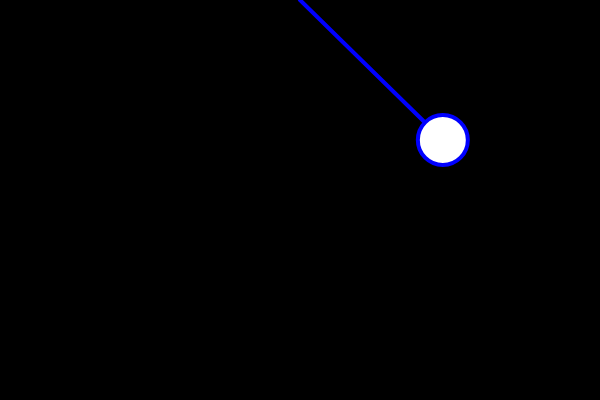
Frame 1 (no input)
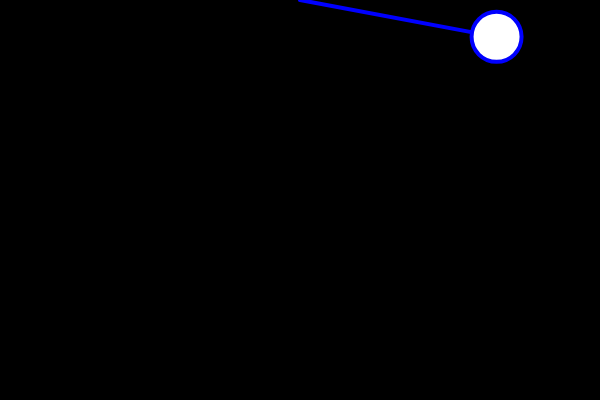
Frame 60 (no input)
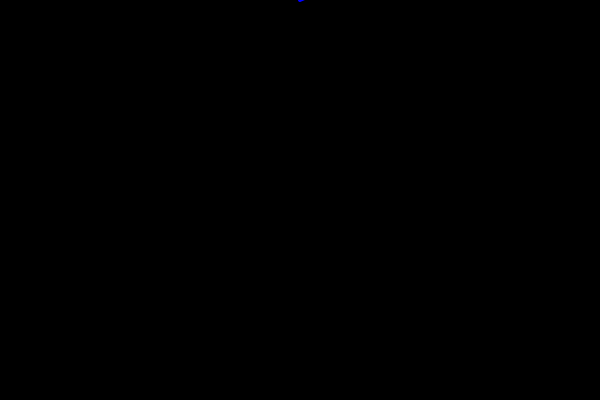
Frame 120 (the mouse pressed at the canvas centre since frame 60)

The p5.js sketch that drew these frames (run headless with seeded random() and noise() and a simulated clock; from frame 60 on, the mouse is pressed at the canvas centre):

// p5.js sketch
// ── sketch.js
//browser-sync start --server -f -w
/// <reference path="global.d.ts" />

// https://youtu.be/NBWMtlbbOag?t=233
let angleFromYaxisToPendulumLine;
let pendulumBobCenterPoint;
let pendulumBobRadius;
let pendulumOriginPoint;
let pendulumLen;
let angleV = 0;
let angleA = 0.0;

function setup() {
    createCanvas(600, 400);
    background('black');
    stroke('blue');
    strokeWeight(4);

    angleFromYaxisToPendulumLine  = PI/4;
    pendulumOriginPoint = createVector(300,0);
    pendulumBobCenterPoint = createVector();
    pendulumLen = 200;
    pendulumBobRadius = 50;

  }
  
  function draw() {
    //if we do not do this then it would sweep out the stroke color
    background('black');

    //want the angle to fluctuate between PI/4 and -PI/4
    //start on Angular velocity at https://youtu.be/NBWMtlbbOag?t=404
    angleFromYaxisToPendulumLine += .01;
    //sin(angleFromYaxisToPendulumLine) = x/pendulumLen; and you must add from the origin because angle is from (0,0) origin
    pendulumBobCenterPoint.x = pendulumLen * sin(angleFromYaxisToPendulumLine) + pendulumOriginPoint.x;
    pendulumBobCenterPoint.y = pendulumLen * cos(angleFromYaxisToPendulumLine) + pendulumOriginPoint.y;
    //line info
    line(pendulumOriginPoint.x, pendulumOriginPoint.y, pendulumBobCenterPoint.x, pendulumBobCenterPoint.y);   
    circle(pendulumBobCenterPoint.x, pendulumBobCenterPoint.y, pendulumBobRadius);
    // console.log('x is ' + mouseX);
    // console.log('y is '+ mouseY);
 
  }
  
